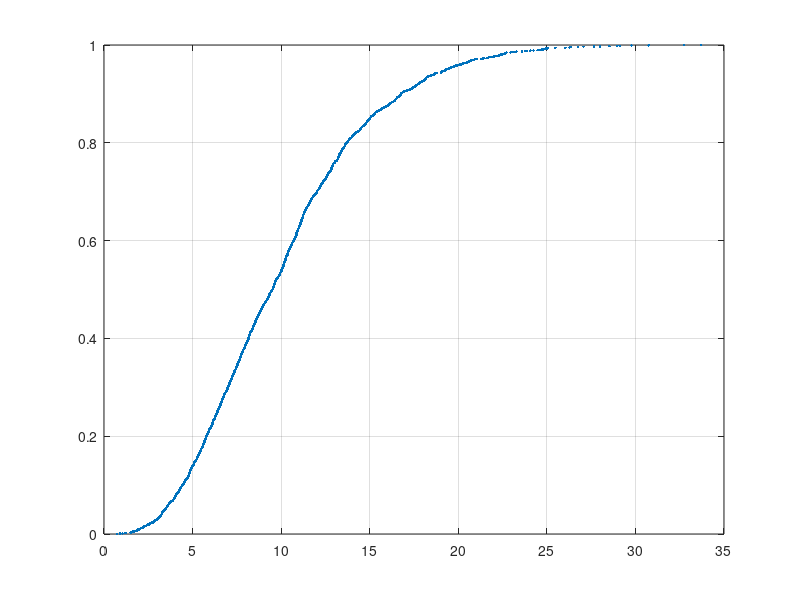
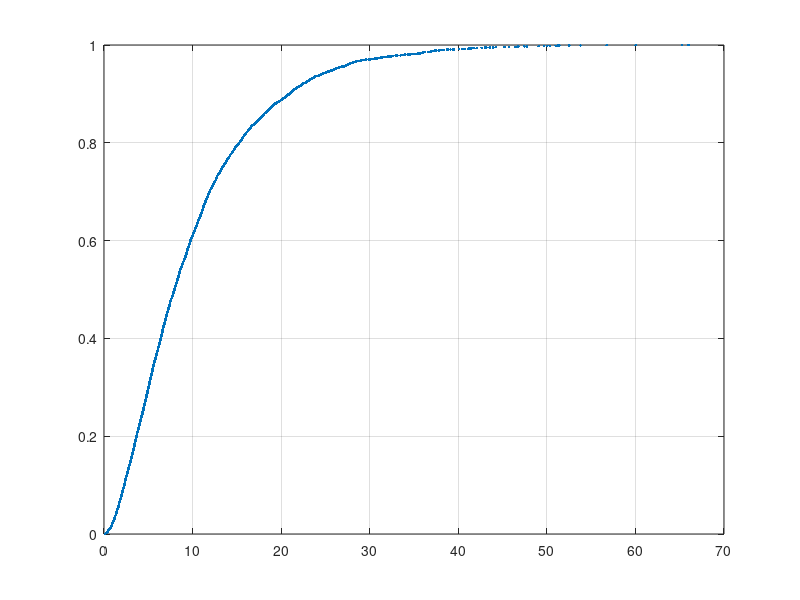

The MATLAB source for these figures, in order:
% Marcos Vinicius Firmino Pietrucci
% 10914211
% Assigment 5

%%% Generate 10000 random numbers using Lin. Cong. Gen.
N = 10000;
m = 2^32; %Given values
a = 1664525;
c = 1013904223;
seed = 521191478;
random_nums = zeros(1, 10000);

%First random value
x = mod(a*seed + c, m);
random_nums(1) = x;
i = 2;
while i <= N
    random_nums(i) = mod(a*random_nums(i-1) + c, m);
    i = i + 1;
end
random_nums = random_nums/m;

%%% Generating distributions with random values %%%%%
range = [1:N]/N;
lambda_exp = 0.1;
alpha_p = 1.5;
m_p = 5;
k_erl = 4;
lambda_erl = 0.4;
hypo_l1 = 0.5;
hypo_l2 = 0.125;

%Exponential
exponential = zeros(1,N);
exponential = -log(random_nums)./lambda_exp;

%Pareto
pareto = zeros(1,N);
pareto = m_p ./ ((random_nums).^(1/alpha_p));

%Erlang
erlang = zeros(1,N/k_erl);
aux = zeros(1,N/k_erl);
value = 1;
i = 1;
while i <= N/k_erl
    aux(1:4,i) = random_nums(((i-1)*4+1):((i-1)*4+1) + 3);
    i = i+1;
end
erlang = -log(prod(aux)) ./ lambda_erl;
figure(3);
plot(sort(erlang), [1:2500]/2500, '.');
grid

%HypoExponential
hypoExp = zeros(1, N/2);
exponential_aux = -log(random_nums);
i = 1;
index_aux = 1;
while i <= N
    hypoExp (index_aux) = exponential_aux(i)/hypo_l1 + exponential_aux(i+1)/hypo_l2;
    i = i + 2;
    index_aux = index_aux + 1;
end
figure(4);
plot(sort(hypoExp), [1:5000]/5000, '.');
grid
